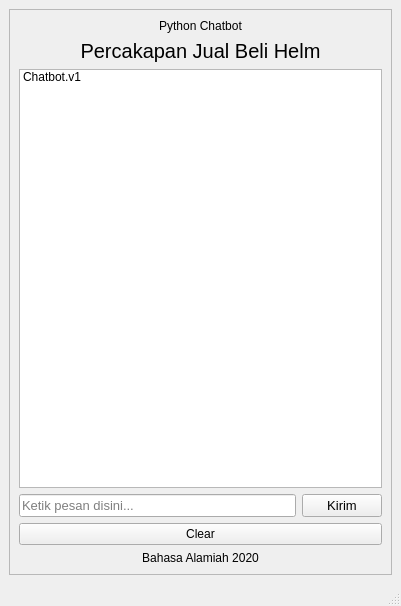
<?xml version="1.0" encoding="UTF-8"?>
<ui version="4.0">
 <class>MainWindow</class>
 <widget class="QMainWindow" name="MainWindow">
  <property name="geometry">
   <rect>
    <x>0</x>
    <y>0</y>
    <width>401</width>
    <height>606</height>
   </rect>
  </property>
  <property name="windowTitle">
   <string>MainWindow</string>
  </property>
  <widget class="QWidget" name="centralwidget">
   <layout class="QGridLayout" name="gridLayout">
    <item row="1" column="0">
     <widget class="QFrame" name="frame">
      <property name="frameShape">
       <enum>QFrame::StyledPanel</enum>
      </property>
      <property name="frameShadow">
       <enum>QFrame::Raised</enum>
      </property>
      <layout class="QGridLayout" name="gridLayout_2">
       <item row="3" column="0">
        <widget class="QLineEdit" name="le">
         <property name="font">
          <font>
           <pointsize>10</pointsize>
          </font>
         </property>
         <property name="placeholderText">
          <string>Ketik pesan disini...</string>
         </property>
        </widget>
       </item>
       <item row="3" column="1">
        <widget class="QPushButton" name="kirimButton">
         <property name="font">
          <font>
           <pointsize>10</pointsize>
          </font>
         </property>
         <property name="text">
          <string>Kirim</string>
         </property>
        </widget>
       </item>
       <item row="1" column="0" colspan="2">
        <widget class="QLabel" name="label_3">
         <property name="font">
          <font>
           <pointsize>15</pointsize>
          </font>
         </property>
         <property name="text">
          <string>Percakapan Jual Beli Helm</string>
         </property>
         <property name="alignment">
          <set>Qt::AlignCenter</set>
         </property>
        </widget>
       </item>
       <item row="4" column="0" colspan="2">
        <widget class="QPushButton" name="clearButton">
         <property name="text">
          <string>Clear</string>
         </property>
        </widget>
       </item>
       <item row="2" column="0" colspan="2">
        <widget class="QListWidget" name="listWidget">
         <item>
          <property name="text">
           <string>Chatbot.v1</string>
          </property>
         </item>
         <item>
          <property name="text">
           <string/>
          </property>
         </item>
        </widget>
       </item>
       <item row="0" column="0" colspan="2">
        <widget class="QLabel" name="label_2">
         <property name="font">
          <font>
           <pointsize>9</pointsize>
          </font>
         </property>
         <property name="text">
          <string>Python Chatbot</string>
         </property>
         <property name="alignment">
          <set>Qt::AlignCenter</set>
         </property>
        </widget>
       </item>
       <item row="5" column="0" colspan="2">
        <widget class="QLabel" name="label">
         <property name="text">
          <string>Bahasa Alamiah 2020</string>
         </property>
         <property name="alignment">
          <set>Qt::AlignCenter</set>
         </property>
        </widget>
       </item>
      </layout>
     </widget>
    </item>
   </layout>
  </widget>
  <widget class="QMenuBar" name="menubar">
   <property name="geometry">
    <rect>
     <x>0</x>
     <y>0</y>
     <width>401</width>
     <height>26</height>
    </rect>
   </property>
  </widget>
  <widget class="QStatusBar" name="statusbar"/>
 </widget>
 <resources/>
 <connections/>
</ui>
